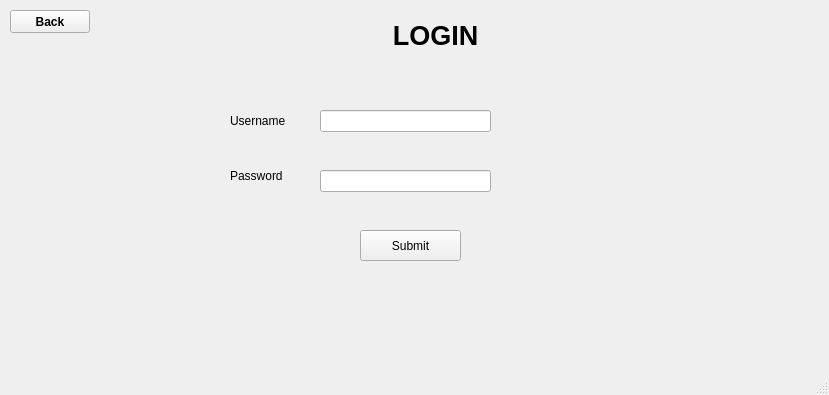
<?xml version="1.0" encoding="UTF-8"?>
<ui version="4.0">
 <class>LoginWindow</class>
 <widget class="QMainWindow" name="LoginWindow">
  <property name="geometry">
   <rect>
    <x>0</x>
    <y>0</y>
    <width>829</width>
    <height>395</height>
   </rect>
  </property>
  <property name="windowTitle">
   <string>MainWindow</string>
  </property>
  <widget class="QWidget" name="centralwidget">
   <widget class="QLabel" name="LoginLabel">
    <property name="geometry">
     <rect>
      <x>320</x>
      <y>10</y>
      <width>231</width>
      <height>51</height>
     </rect>
    </property>
    <property name="font">
     <font>
      <pointsize>20</pointsize>
      <bold>true</bold>
     </font>
    </property>
    <property name="text">
     <string>LOGIN</string>
    </property>
    <property name="scaledContents">
     <bool>false</bool>
    </property>
    <property name="alignment">
     <set>Qt::AlignCenter</set>
    </property>
    <property name="wordWrap">
     <bool>false</bool>
    </property>
    <property name="textInteractionFlags">
     <set>Qt::LinksAccessibleByMouse</set>
    </property>
   </widget>
   <widget class="QLabel" name="usernameLabel">
    <property name="geometry">
     <rect>
      <x>230</x>
      <y>100</y>
      <width>111</width>
      <height>41</height>
     </rect>
    </property>
    <property name="text">
     <string>Username</string>
    </property>
   </widget>
   <widget class="QLabel" name="passwordLabel">
    <property name="geometry">
     <rect>
      <x>230</x>
      <y>160</y>
      <width>91</width>
      <height>31</height>
     </rect>
    </property>
    <property name="text">
     <string>Password</string>
    </property>
   </widget>
   <widget class="QLineEdit" name="usernameInsert">
    <property name="geometry">
     <rect>
      <x>320</x>
      <y>110</y>
      <width>171</width>
      <height>22</height>
     </rect>
    </property>
   </widget>
   <widget class="QLineEdit" name="passwordInsert">
    <property name="geometry">
     <rect>
      <x>320</x>
      <y>170</y>
      <width>171</width>
      <height>22</height>
     </rect>
    </property>
    <property name="text">
     <string/>
    </property>
    <property name="echoMode">
     <enum>QLineEdit::Password</enum>
    </property>
   </widget>
   <widget class="QPushButton" name="submitButton">
    <property name="geometry">
     <rect>
      <x>360</x>
      <y>230</y>
      <width>101</width>
      <height>31</height>
     </rect>
    </property>
    <property name="text">
     <string>Submit</string>
    </property>
   </widget>
   <widget class="QPushButton" name="backButton">
    <property name="geometry">
     <rect>
      <x>10</x>
      <y>10</y>
      <width>80</width>
      <height>23</height>
     </rect>
    </property>
    <property name="font">
     <font>
      <bold>true</bold>
     </font>
    </property>
    <property name="text">
     <string>Back</string>
    </property>
   </widget>
  </widget>
  <widget class="QMenuBar" name="menubar">
   <property name="geometry">
    <rect>
     <x>0</x>
     <y>0</y>
     <width>829</width>
     <height>20</height>
    </rect>
   </property>
  </widget>
  <widget class="QStatusBar" name="statusbar"/>
 </widget>
 <resources/>
 <connections/>
</ui>
